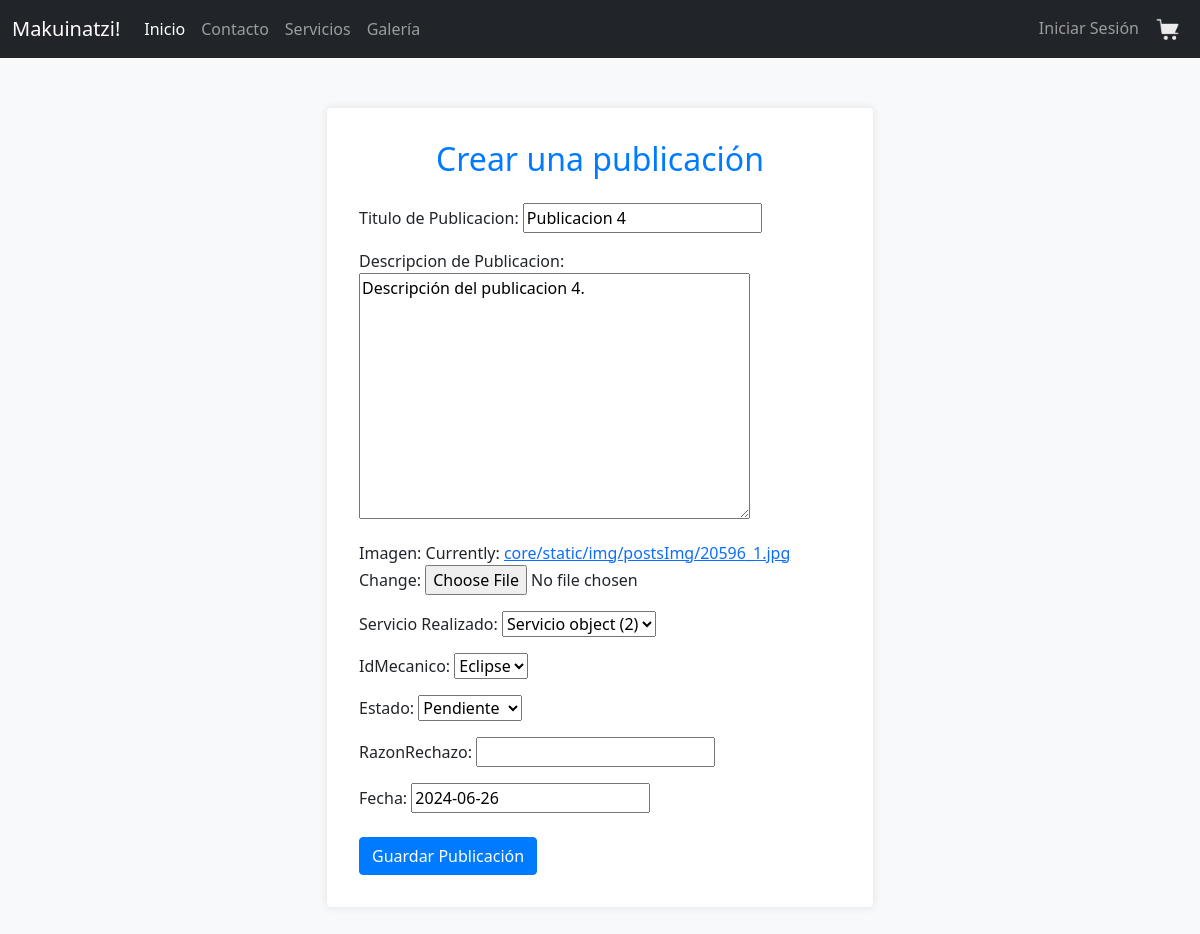
The app's page /edit/4 with its own data.
### core/models.py (models this page shows, shortened)
class Publicacion(models.Model):
    id = models.AutoField(primary_key=True)
    titulo = models.CharField(max_length=30)
    descripcion = models.CharField(max_length=128, null=True, blank=True)
    imagen = models.ImageField(upload_to='core/static/img/postsImg')
    trabajo = models.ForeignKey(Servicio, related_name="servicioRealizado", on_delete=models.CASCADE, blank=True, null=True)
    idMecanico = models.ForeignKey(User, related_name="mecanicoActivo", on_delete=models.CASCADE, blank=True, null=True)
    ESTADO_DROP = (
        ('R', 'Rechazado'),
        ('P', 'Pendiente'),
        ('A', 'Aprobado'),)
    estado = models.CharField(max_length=10, choices=ESTADO_DROP, default='P')
    razonRechazo = models.CharField(max_length=256, null=True, blank=True)
    fecha = models.DateField()

### core/views.py (the view)
# urls.py: path('edit/<int:fP_id>', views.updateView, name= 'update_url'),
def updateView(request, fP_id):
    pub = Publicacion.objects.get(id=fP_id)
    form = FormPublicacion(instance=pub)
    if request.method == 'POST':
        form = FormPublicacion(request.POST, request.FILES, instance=pub)
        if form.is_valid():
            form.save()
            return redirect('galeria')
    context = {'form': form}
    return render(request, 'core/add.html', context)

### core/forms.py
class FormPublicacion(forms.ModelForm):
    class Meta:
        model = Publicacion
        fields = '__all__'
        labels = {
            'titulo': 'Titulo de Publicacion',
            'descripcion' : 'Descripcion de Publicacion',
            'imagen' : 'Imagen' ,
            'trabajo' : 'Servicio Realizado' ,
            'mecanico' : 'Mecanico',
            'fecha' : 'Fecha',
        }
        widgets  ={
            'titulo' : forms.TextInput(attrs={'placeholder': 'eg. Titulo'}),
            'descripcion' : forms.Textarea(attrs={'placeholder': 'eg. Descripcion'}),
            'trabajo' : forms.Select(),
            'imagen' : forms.ClearableFileInput(),
            'mecanico' : forms.Select(),
            'fecha' : forms.DateInput(attrs={'class':'datepicker', 'value': datetime.date.today()}),
        }

### core/models.py (called while the page is built)
    def __str__(self) -> str:
        return super().__str__()

### core/templates/core/add.html (shortened to what this page needs)
{% load static %}
<!DOCTYPE html>
<html lang="en">
<head>
    <link href="https://cdn.jsdelivr.net/npm/bootstrap@5.0.2/dist/css/bootstrap.min.css" rel="stylesheet">
    <link href="{% static 'css/add.css' %}" rel="stylesheet">
</head>
<body id="miBody">
    {% include 'core/navbar.html' %}
    <div class="container">
        <div class="row justify-content-center mt-5">
            <div class="col-md-6">
                <div class="card">
                    <div class="card-body">
                        <h2 class="card-title text-center mb-4">Crear una publicación</h2>
                        <form method="post" class="needs-validation" novalidate>
                            {{ form.as_p }}
                            <button type="submit" class="btn btn-primary btn-block mt-3">Guardar Publicación</button>
                        </form>
                    </div>
                </div>
            </div>
        </div>
    </div>
</body>
</html>

### core/static/css/add.css (style rules this page uses)
body { background-color: #f8f9fa; }
.container { margin-top: 50px; margin-bottom: 50px; }
.card { border: none; box-shadow: 0px 0px 10px 0px rgba(0, 0, 0, 0.1); margin-bottom: 30px; }
.card-body { padding: 2rem; }
.card-title { color: #007bff; }
.btn-primary { background-color: #007bff; border-color: #007bff; }
.btn-block { display: block; }

### records on screen
Publicacion: titulo "Publicacion 4", descripcion "Descripción del publicacion 4.", trabajo "Servicio object (2)", idMecanico "Eclipse", estado "Pendiente", fecha "2024-06-26"
